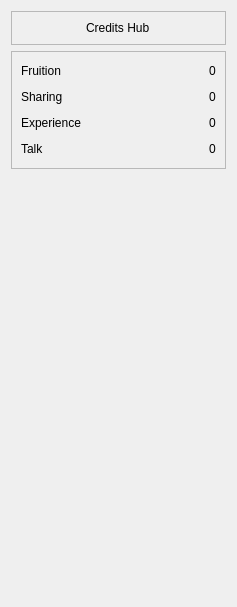
<?xml version="1.0" encoding="UTF-8"?>
<ui version="4.0">
 <class>ObjectivesWidget</class>
 <widget class="QWidget" name="ObjectivesWidget">
  <property name="geometry">
   <rect>
    <x>0</x>
    <y>0</y>
    <width>237</width>
    <height>607</height>
   </rect>
  </property>
  <property name="windowTitle">
   <string>Form</string>
  </property>
  <layout class="QVBoxLayout" name="verticalLayout">
   <item>
    <widget class="QFrame" name="frame">
     <property name="frameShape">
      <enum>QFrame::StyledPanel</enum>
     </property>
     <property name="frameShadow">
      <enum>QFrame::Raised</enum>
     </property>
     <layout class="QVBoxLayout" name="verticalLayout_2">
      <item alignment="Qt::AlignHCenter|Qt::AlignVCenter">
       <widget class="QLabel" name="label">
        <property name="text">
         <string>Credits Hub</string>
        </property>
       </widget>
      </item>
     </layout>
    </widget>
   </item>
   <item>
    <widget class="QFrame" name="frame">
     <property name="frameShape">
      <enum>QFrame::StyledPanel</enum>
     </property>
     <layout class="QGridLayout" name="gridLayout">
      <item row="2" column="2">
       <widget class="QLabel" name="label_15">
        <property name="text">
         <string>0</string>
        </property>
       </widget>
      </item>
      <item row="1" column="0">
       <widget class="QLabel" name="label_5">
        <property name="text">
         <string>Sharing</string>
        </property>
       </widget>
      </item>
      <item row="3" column="0">
       <widget class="QLabel" name="label_7">
        <property name="text">
         <string>Talk</string>
        </property>
       </widget>
      </item>
      <item row="0" column="2">
       <widget class="QLabel" name="label_13">
        <property name="text">
         <string>0</string>
        </property>
       </widget>
      </item>
      <item row="2" column="0">
       <widget class="QLabel" name="label_6">
        <property name="text">
         <string>Experience</string>
        </property>
       </widget>
      </item>
      <item row="0" column="0">
       <widget class="QLabel" name="label_2">
        <property name="text">
         <string>Fruition</string>
        </property>
       </widget>
      </item>
      <item row="1" column="2">
       <widget class="QLabel" name="label_14">
        <property name="text">
         <string>0</string>
        </property>
       </widget>
      </item>
      <item row="3" column="2">
       <widget class="QLabel" name="label_16">
        <property name="text">
         <string>0</string>
        </property>
       </widget>
      </item>
      <item row="0" column="1">
       <spacer name="horizontalSpacer">
        <property name="orientation">
         <enum>Qt::Horizontal</enum>
        </property>
        <property name="sizeHint" stdset="0">
         <size>
          <width>40</width>
          <height>20</height>
         </size>
        </property>
       </spacer>
      </item>
      <item row="1" column="1">
       <spacer name="horizontalSpacer_2">
        <property name="orientation">
         <enum>Qt::Horizontal</enum>
        </property>
        <property name="sizeHint" stdset="0">
         <size>
          <width>40</width>
          <height>20</height>
         </size>
        </property>
       </spacer>
      </item>
      <item row="2" column="1">
       <spacer name="horizontalSpacer_3">
        <property name="orientation">
         <enum>Qt::Horizontal</enum>
        </property>
        <property name="sizeHint" stdset="0">
         <size>
          <width>40</width>
          <height>20</height>
         </size>
        </property>
       </spacer>
      </item>
      <item row="3" column="1">
       <spacer name="horizontalSpacer_4">
        <property name="orientation">
         <enum>Qt::Horizontal</enum>
        </property>
        <property name="sizeHint" stdset="0">
         <size>
          <width>40</width>
          <height>20</height>
         </size>
        </property>
       </spacer>
      </item>
     </layout>
    </widget>
   </item>
   <item>
    <spacer name="verticalSpacer">
     <property name="orientation">
      <enum>Qt::Vertical</enum>
     </property>
     <property name="sizeHint" stdset="0">
      <size>
       <width>20</width>
       <height>40</height>
      </size>
     </property>
    </spacer>
   </item>
  </layout>
 </widget>
 <resources>
  <include location="../ressources/test.qrc"/>
 </resources>
 <connections/>
</ui>
